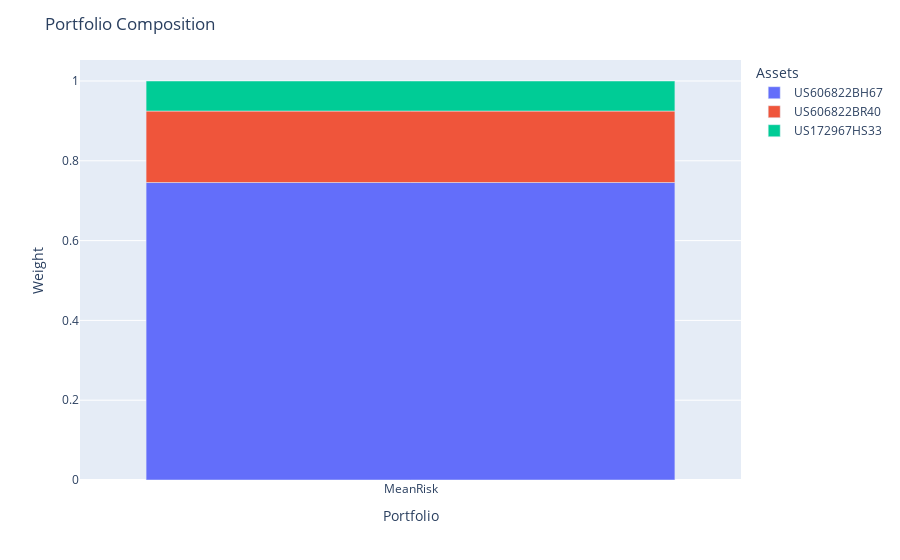

Notebook source saved alongside this figure:
### Markdown cell above
To demonstrate this manipulation of the moments of the market_quotes we decrease the expected returns of the z_spread of one of the bonds in the portfolio using the `BlackLittermanPrior`. We also try to improve the conditioning of the covariance matrix by applying LedoitWolf shrinkage to the MarketQuote returns covariance matrix.

### Code cell
max_sharpe_model = MeanRisk(
    risk_measure=RiskMeasure.STANDARD_DEVIATION,
    objective_function=ObjectiveFunction.MAXIMIZE_RATIO,
    prior_estimator=NonLinearPrior(
        portfolio_instruments,
        reference_market_context=pricing_context,
        market_quotes_prior=BlackLitterman(
            views=[
                "z_spread_US606822BH67 == -0.02"
            ],
            prior_estimator=EmpiricalPrior(
                covariance_estimator=LedoitWolf()
            )
        )
    ).set_fit_request(market_quotes=True)
)

max_sharpe_model.fit(X, market_quotes=z_spreads)
return_dist = pd.DataFrame(max_sharpe_model.prior_estimator_.return_distribution_.returns, columns=max_sharpe_model.feature_names_in_)
max_sharpe_portfolio = max_sharpe_model.predict(return_dist)
max_sharpe_portfolio.plot_composition()

### Figure 1 — Plotly figure (JSON) as saved in the notebook; plotly's stock layout.template omitted (floating-point values rounded to 4 significant figures)
{"data": [{"hovertemplate": "asset=US606822BH67<br>index=%{x}<br>value=%{y}<extra></extra>", "legendgroup": "US606822BH67", "marker": {"color": "#636efa", "pattern": {"shape": ""}}, "name": "US606822BH67", "orientation": "v", "showlegend": true, "textposition": "auto", "type": "bar", "x": ["MeanRisk"], "xaxis": "x", "y": [0.7455], "yaxis": "y"}, {"hovertemplate": "asset=US606822BR40<br>index=%{x}<br>value=%{y}<extra></extra>", "legendgroup": "US606822BR40", "marker": {"color": "#EF553B", "pattern": {"shape": ""}}, "name": "US606822BR40", "orientation": "v", "showlegend": true, "textposition": "auto", "type": "bar", "x": ["MeanRisk"], "xaxis": "x", "y": [0.1792], "yaxis": "y"}, {"hovertemplate": "asset=US172967HS33<br>index=%{x}<br>value=%{y}<extra></extra>", "legendgroup": "US172967HS33", "marker": {"color": "#00cc96", "pattern": {"shape": ""}}, "name": "US172967HS33", "orientation": "v", "showlegend": true, "textposition": "auto", "type": "bar", "x": ["MeanRisk"], "xaxis": "x", "y": [0.07528], "yaxis": "y"}], "layout": {"barmode": "relative", "legend": {"title": {"text": "Assets"}, "tracegroupgap": 0}, "margin": {"t": 60}, "title": {"text": "Portfolio Composition"}, "xaxis": {"anchor": "y", "domain": [0, 1], "title": {"text": "Portfolio"}}, "yaxis": {"anchor": "x", "domain": [0, 1], "title": {"text": "Weight"}}}}
